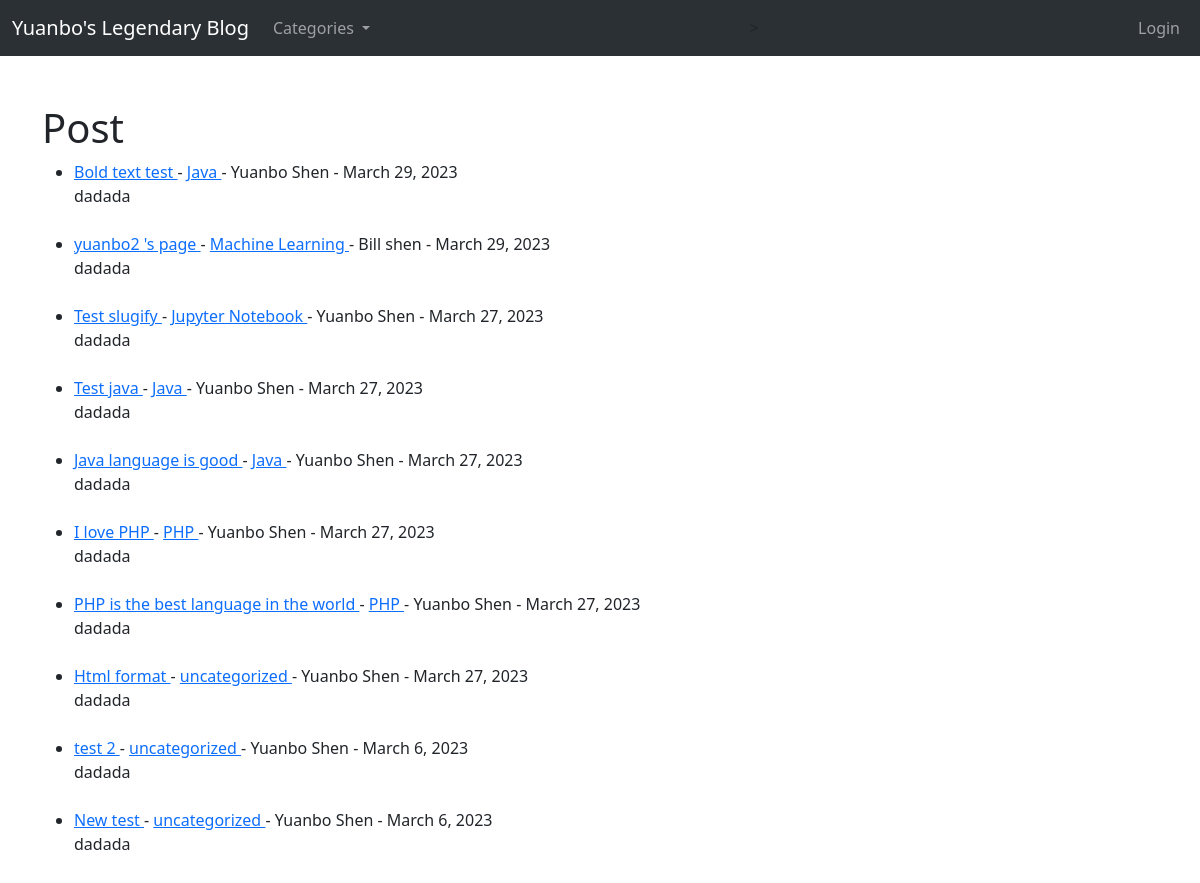
/, run on an earlier commit of the app's database.
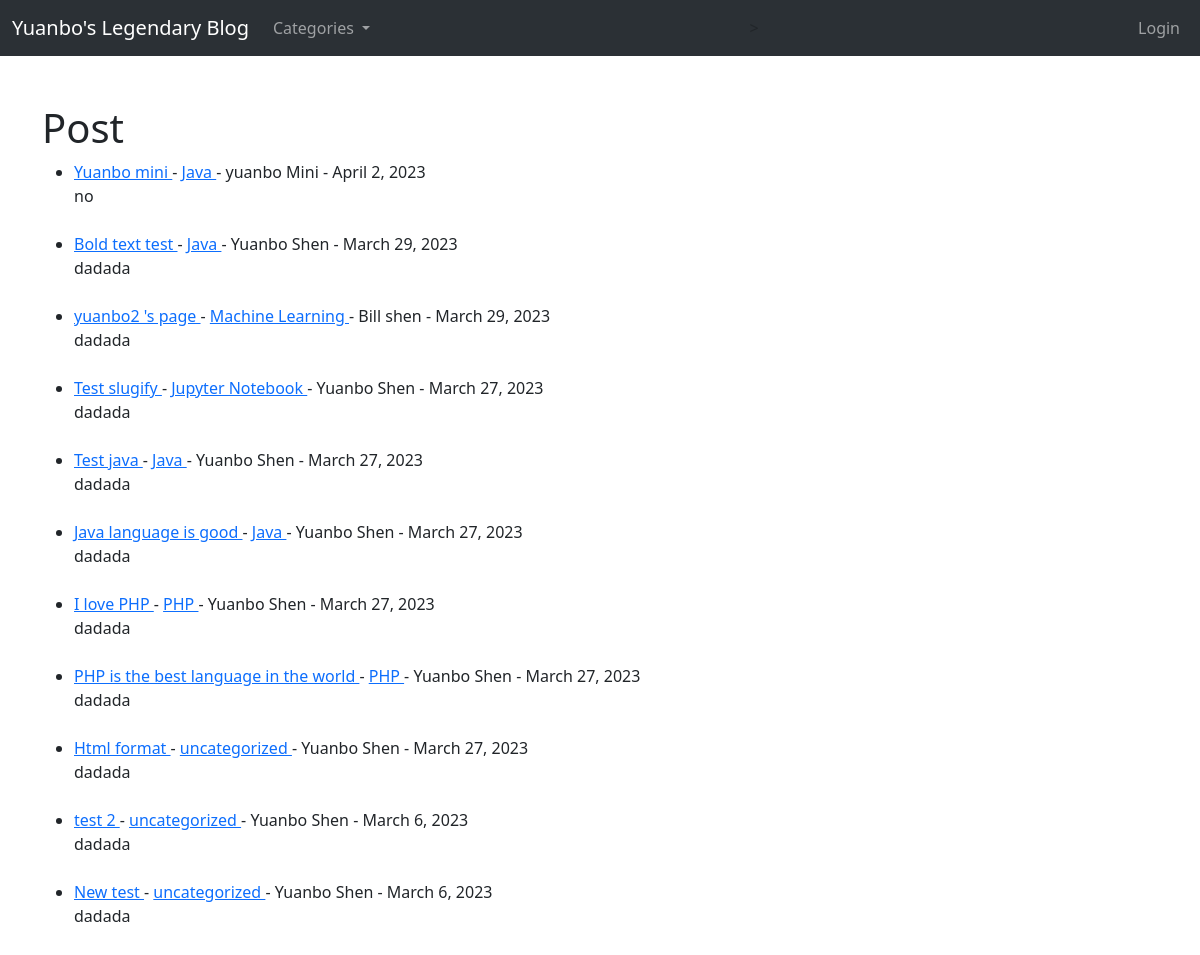
And on a later commit of the database.
### blogproject/models.py (models this page shows, shortened)
class Post(models.Model):
    title = models.CharField(max_length=255)
    header_image = models.ImageField(null = True, blank= True, upload_to="images/")
    author = models.ForeignKey(User, on_delete=models.CASCADE)
    body = RichTextField(blank=True, null=True)
    post_date = models.DateField(auto_now_add=True)
    post_time = models.DateTimeField(auto_now_add=True)
    category = models.CharField(max_length = 255, default= "uncategorized")
    snippet = models.CharField(max_length = 255)

### blogproject/views.py (the view)
# urls.py: path('', HomeView.as_view(), name='home'),
class HomeView(ListView):
    model = Post
    template_name = 'home.html'
    ordering = ['-post_time']
    cats = Category.objects.all()
    def get_context_data(self, *args, **kwargs):
        cat_menu = Category.objects.all()
        context = super(HomeView, self).get_context_data(*args, **kwargs)
        context['cat_menu'] = cat_menu
        return context

### blogproject/models.py (called while the page is built)
    def __str__(self):
        return self.name

### blogproject/templates/home.html (shortened to what this page needs)
{% extends 'base.html' %}
{% block content %}
<h1>Post</h1>
<ul>
{% for post in object_list %}
    <li><a href="{% url 'article-detail' post.pk %}"> {{ post.title }} </a>
        - <a href = "{% url 'category' post.category %}">{{post.category}} </a>
        - {{ post.author.first_name }} {{ post.author.last_name }}
        - {{ post.post_date }}
        <br/>
    {{ post.snippet  }}</li>
    <br/>
{% endfor%}
</ul>
{% endblock %}

What changed in the data, as far as the page shows it:
added Post: title "Yuanbo mini", category "Java", author.first_name "yuanbo", author.last_name "Mini", post_date "April 2, 2023", snippet "no"
